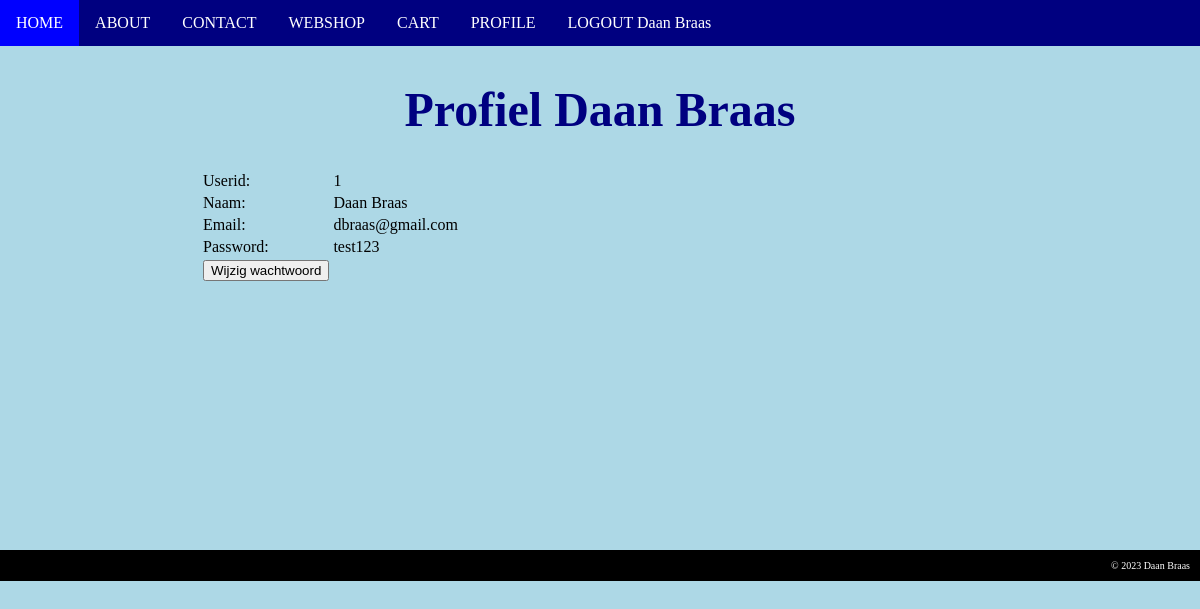
Before: /index.php?page=profile (signed in) with the older database file.
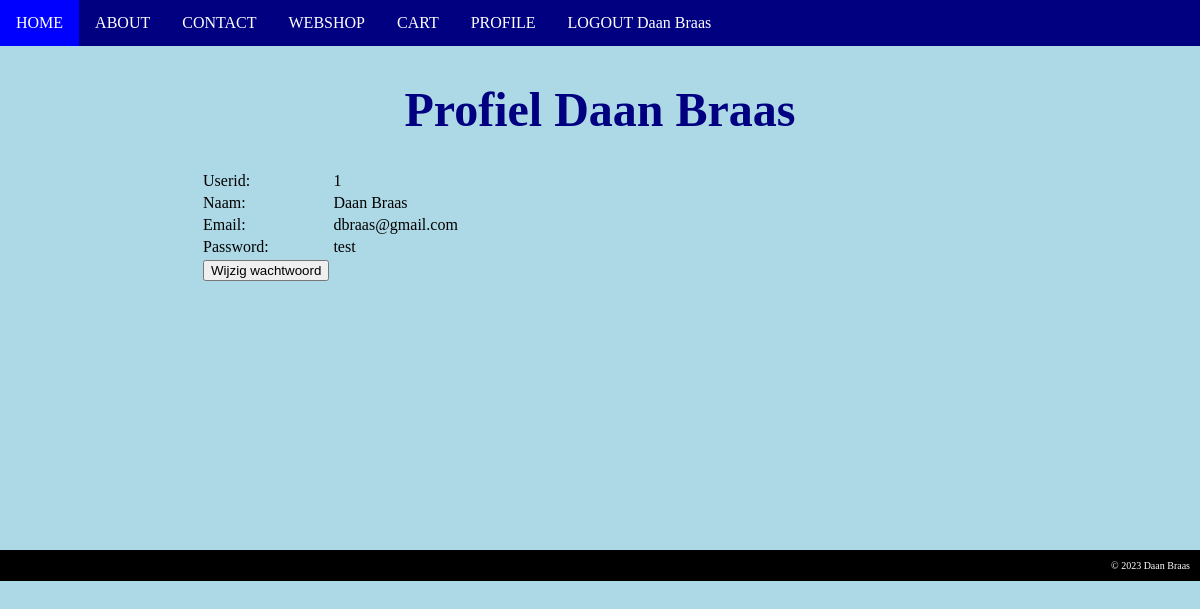
After: the same page with the newer database file.
### tables this page shows
CREATE TABLE `users` (
  `id` int(11) NOT NULL,
  `name` varchar(50) NOT NULL,
  `email` varchar(100) NOT NULL,
  `password` varchar(40) NOT NULL
);

### file_repository.php (called while the page is built, shortened)
<?php
function findUserById($id){
  $conn = databaseConnection();
  $id = mysqli_real_escape_string($conn, $id);
  try{
    $sql = "SELECT * FROM users WHERE id='$id'";
    $result = mysqli_query($conn, $sql);
    if(mysqli_num_rows($result) > 0){
      while($row = mysqli_fetch_assoc($result)){
        if($row['id']==$id){
          return $row;
        }
      }
    }
    return NULL;
  } finally {
    mysqli_close($conn);
  }
}
?>

### user_service.php (called while the page is built, shortened)
<?php
function getUserBy($search, $value){
  switch($search){
    case 'id':
      $user = findUserById($value);
      return $user;
  }
  return NULL;
}
?>

### validation.php (called while the page is built, shortened)
<?php
function validateChangePassword(){
  $data = array('validForm'=> false, 'values'=> array(), 'errors'=> array());
  $old_pass = getPostVar('old_pass');
  $new_pass = getPostVar('new_pass');
  $pass_rep = getPostVar('new_pass_rep');
  $user = getUserBy('id', getCurrentUser('id'));
  if($user){
    $data['values']['old_pass'] = $old_pass;
    $data['values']['new_pass'] = $new_pass;
    $data['values']['new_pass_rep'] = $pass_rep;
    $data['values']['id'] = $user['id'];
    $data['values']['name'] = $user['name'];
    $data['values']['email'] = $user['email'];
    $data['values']['password'] = $user['password'];
  }
  return $data;
}
?>

### profile.php (the view, shortened to what this page needs)
<?php
function showProfileContent($data){
  echo '
  <h1>Profiel '. $data['values']['name'] .'</h1>
  <table>
    <tr>
      <td>Userid: </td>
      <td>'. $data['values']['id'] .'</td>
    </tr>
    <tr>
      <td>Naam: </td>
      <td>'. $data['values']['name'] .'</td>
    </tr>
    <tr>
      <td>Email: </td>
      <td>'. $data['values']['email'] .'</td>
    </tr>
    <tr>
      <td>Password: </td>
      <td>'. $data['values']['password'] .'</td>
    </tr>
    <tr>
      <td><a href="index.php?page=change" class="submit"><button>Wijzig wachtwoord</button></a></td>
      <td><input type="hidden" name="page" value="change"></td>
    </tr>
  </table>
  ';
}
?>

Changed rows visible on the page:
changed users "Daan Braas": password "test123" → "test"
